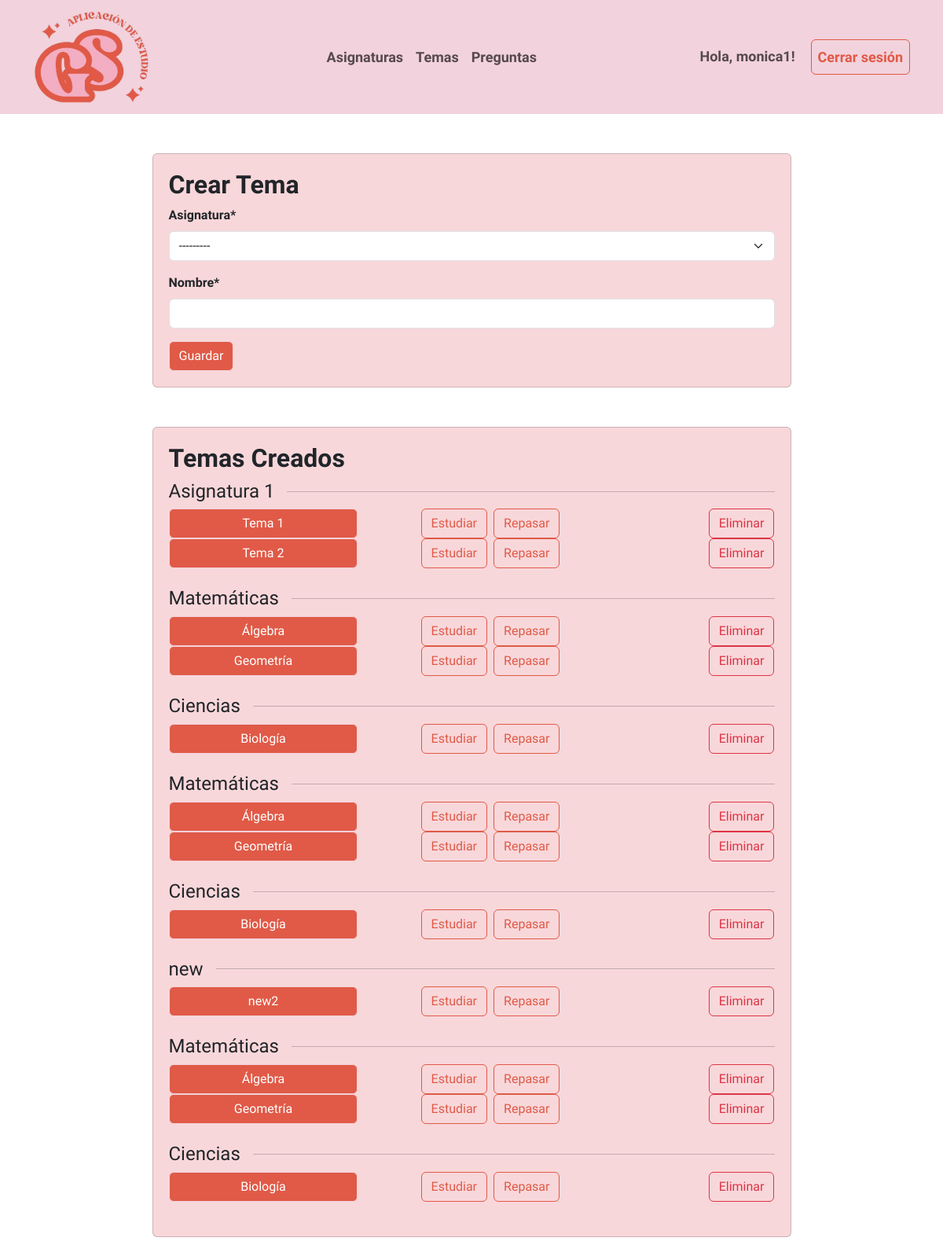
Page /quiz/crear-tema/ (signed in) on the committed database.
### quiz/models.py (models this page shows, shortened)
class Asignatura(models.Model):
    nombre = models.CharField(max_length=100)
    usuario = models.ForeignKey(User, on_delete=models.CASCADE, related_name='asignaturas')
    def __str__(self):
        return self.nombre

class Tema(models.Model):
    asignatura = models.ForeignKey(Asignatura, related_name='temas', on_delete=models.CASCADE)
    nombre = models.CharField(max_length=100)

### quiz/views.py (the view)
# urls.py: path('crear-tema/', crear_tema, name='crear_tema'),
@login_required
def crear_tema(request):
    if request.method == 'POST':
        form = TemaForm(request.POST, user=request.user)
        if form.is_valid():
            tema = form.save(commit=False)
            if tema.asignatura.usuario != request.user:
                return HttpResponseForbidden(render(request, '403.html'))
            tema.save()
            return redirect('crear_tema')
    else:
        form = TemaForm(user=request.user)
    asignaturas = Asignatura.objects.filter(usuario=request.user).prefetch_related('temas')
    return render(request, 'quiz/crear_tema.html', {'form': form, 'asignaturas': asignaturas})

### quiz/forms.py
class TemaForm(forms.ModelForm):
    class Meta:
        model = Tema
        fields = ['asignatura', 'nombre']
    def __init__(self, *args, **kwargs):
        user = kwargs.pop('user', None)
        super(TemaForm, self).__init__(*args, **kwargs)
        if user:
            self.fields['asignatura'].queryset = Asignatura.objects.filter(usuario=user)

### templates/quiz/crear_tema.html (shortened to what this page needs)
{% extends 'base.html' %}
{% load crispy_forms_tags %}
{% block content %}
<div class="container custom-container-2">
    <div class="card card-custom mb-4">
        <div class="card-body">
            <h2>Crear Tema</h2>
            <form method="post">
                {{ form|crispy }}
                <button type="submit" class="btn btn-primary">Guardar</button>
            </form>
        </div>
    </div>
    <div class="card card-custom mb-4">
        <div class="card-body">
            <h2>Temas Creados</h2>
            {% for asignatura in asignaturas %}
                <div class="mb-4">
                    <h4 class="d-flex align-items-center">
                        <span class="me-3">{{ asignatura.nombre }}</span>
                        <hr class="flex-grow-1 my-0">
                    </h4>
                    <div class="mb-3">
                        {% for tema in asignatura.temas.all %}
                            <li class="list-group-item">
                                <div class="row align-items-center">
                                    <div class="col-12 col-md-4">
                                        <a href="{% url 'vista_tema' tema.id %}" class="btn btn-primary w-100">{{ tema.nombre }}</a>
                                    </div>
                                    <div class="col-12 col-md-4">
                                        <div class="d-flex justify-content-center justify-content-md-end">
                                            <a href="{% url 'estudiar_tema' tema.id %}" class="btn btn-outline-primary me-2">Estudiar</a>
                                            <a href="{% url 'repasar_tema' tema.id %}" class="btn btn-outline-primary me-2">Repasar</a>
                                        </div>
                                    </div>
                                    <div class="col-12 col-md-4">
                                        <div class="d-flex justify-content-center justify-content-md-end">
                                            <form action="{% url 'eliminar_tema' tema.id %}" method="post" class="d-inline" onsubmit="return confirm('¿Estás seguro de que deseas eliminar el tema {{ tema.nombre|escapejs }} de la asignatura {{ asignatura.nombre|escapejs}}?');">
                                                <button type="submit" class="btn btn-outline-danger">Eliminar</button>
                                            </form>
                                        </div>
                                    </div>
                                </div>
                            </li>
                        {% empty %}
                            <li class="list-group-item">No hay temas creados para esta asignatura.</li>
                        {% endfor %}
                        </div>
                </div>
            {% empty %}
                <p>No hay asignaturas disponibles.</p>
            {% endfor %}
        </div>
    </div>
</div>
{% endblock %}

### templates/base.html (shortened to what this page needs)
{% load static %}
<!DOCTYPE html>
<html lang="es">
<head>
    <link href="https://cdn.jsdelivr.net/npm/bootstrap@5.3.0/dist/css/bootstrap.min.css" rel="stylesheet">
    <link rel="stylesheet" href="{% static 'quiz/styles.css' %}">
    <link href="https://cdn.jsdelivr.net/npm/bootstrap-icons@1.10.3/font/bootstrap-icons.css" rel="stylesheet">
</head>
<body>
    <nav class="navbar navbar-expand-lg navbar-light">
        <div class="container">
            <a class="navbar-brand" href="/">
                <img class="logo_reducido" src="{% static 'quiz/img/logo_reducido.png' %}" alt="Logo">
            </a>
            <div class="collapse navbar-collapse" id="navbarNav">
                {% if user.is_authenticated %}
                <div class="navbar-nav ms-auto">
                    <a class="nav-item nav-link" href="{% url 'crear_asignatura' %}">Asignaturas</a>
                    <a class="nav-item nav-link" href="{% url 'crear_tema' %}">Temas</a>
                    <a class="nav-item nav-link" href="{% url 'crear_pregunta_con_respuestas' %}">Preguntas</a>
                </div>
                {% endif %}
                <div class="navbar-nav ms-auto">
                    {% if user.is_authenticated %}
                        <span class="navbar-text">Hola, {{ user.username }}!</span>
                        <a class="nav-item nav-link btn my-btn" href="{% url 'logout' %}">Cerrar sesión</a>
                    {% else %}
                        <a class="nav-item nav-link btn my-btn" href="{% url 'registrar_usuario' %}">Registrarse</a>
                        <a class="nav-item nav-link btn my-btn" href="{% url 'login' %}">Iniciar sesión</a>
                    {% endif %}
                </div>
            </div>
        </div>
    </nav>
    <div class="container mt-4">
        {% block content %}{% endblock %}
    </div>
</body>
</html>

### quiz/static/quiz/styles.css (style rules this page uses)
:root { --blanco: #FFFFFF; --naranja-quemado: #E05A47; --naranja-quemado-oscuro: #91392e; --rosa-claro: #F3AEC3; --rosa-muy-claro: #f2d2dc; }
body { font-family: "Questrial", sans-serif; font-weight: 400; font-style: normal; }
h1, h2 { font-weight:bolder; }
h3, label { font-weight: bold; }
.logo_reducido { max-width: 150px; }
.navbar { background-color: var(--rosa-muy-claro); font-weight: bold; font-size:large; }
.btn-primary , .btn-primary:active, .btn-check:checked+.btn, .btn.active, .btn.show, .btn:first-child:active, :not(.btn-check)+.btn:active { background-color: var(--naranja-quemado); border-color: var(--rosa-muy-claro); }
.btn-outline-primary, .btn-outline-primary:active { color: var(--naranja-quemado); border-color: var(--naranja-quemado); }
.my-btn, .my-btn:active { color: var(--naranja-quemado); border: 1px solid var(--naranja-quemado); margin-left: 20px; }
.card-custom { background-color: #f8d7da; margin-top: 50px }
.card-custom .card-body { padding: 20px; }
.custom-container-2 { width: 75%; }

### rows in the picture
Asignatura: nombre "Asignatura 1"
Tema: nombre "Tema 1"
Tema: nombre "Tema 2"
Asignatura: nombre "Matemáticas"
Tema: nombre "Álgebra"
Tema: nombre "Geometría"
Asignatura: nombre "Ciencias"
Tema: nombre "Biología"
Asignatura: nombre "Matemáticas"
Tema: nombre "Álgebra"
Tema: nombre "Geometría"
Asignatura: nombre "Ciencias"
Tema: nombre "Biología"
Asignatura: nombre "new"
Tema: nombre "new2"
Asignatura: nombre "Matemáticas"
Tema: nombre "Álgebra"
Tema: nombre "Geometría"
Asignatura: nombre "Ciencias"
Tema: nombre "Biología"

### other values in the picture
{{ user.username }} "monica1"
